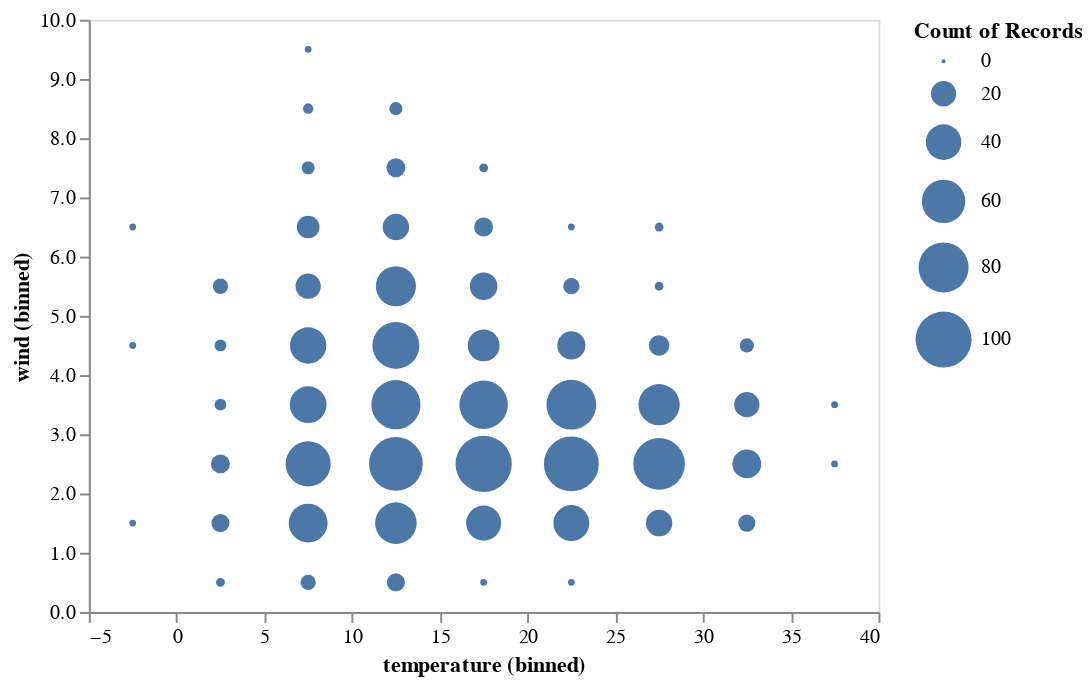

Write notebook code for a chart like this one.
### Markdown cell above
Having a grammar allows us to understand the underlying structure of a graphic.
In addition, we can incrementally customize the chart.

For example, we can instead map `wind` to `y` and `bin` it and map `size` to `count()` to make circle-based 2D histogram.

### Code cell
alt.Chart(df).mark_circle().encode(
    x=alt.X('temperature', bin=True),
    y=alt.Y('wind', bin=True),
    size='count()'
)

### Figure 1 — Vega-Lite specification as saved in the notebook (floating-point values rounded to 4 significant figures; data arrays with more than 128 entries replaced by an {"elided": "..."} marker saying what was removed)
{"$schema": "https://vega.github.io/schema/vega-lite/v3.2.1.json", "config": {"mark": {"tooltip": null}, "view": {"height": 300, "width": 400}}, "data": {"name": "data-d4a756336a072a66ce3177ae223f1a37"}, "datasets": {"data-d4a756336a072a66ce3177ae223f1a37": {"elided": "1461 records"}}, "encoding": {"size": {"aggregate": "count", "type": "quantitative"}, "x": {"bin": true, "field": "temperature", "type": "quantitative"}, "y": {"bin": true, "field": "wind", "type": "quantitative"}}, "mark": "circle"}
